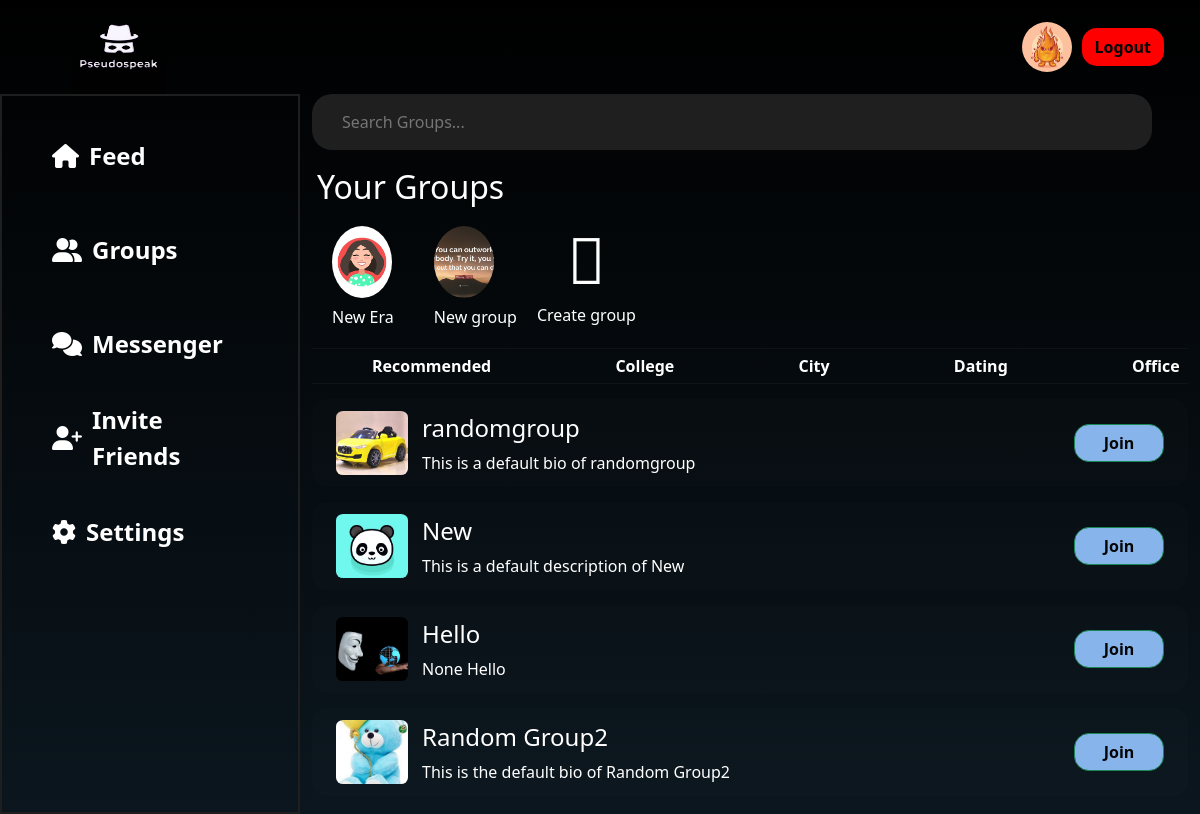
The page /room/recommended/ (signed in) on the database its author committed.
### main/models.py (models this page shows, shortened)
class Profile(models.Model):
    user=models.OneToOneField(User,null=True,on_delete=models.CASCADE)
    blocked_user=models.ManyToManyField(User,related_name="block_users",blank=True)
    profile_img=models.ImageField(null=True,blank=True,upload_to='images/')
    bio=models.CharField(null=True,max_length=51)
    follow=models.ManyToManyField(User,related_name='follow',blank=True)
    following=models.ManyToManyField(User,related_name='following',blank=True)

### room/models.py (models this page shows, shortened)
class Room(models.Model):
    users=models.ManyToManyField(User,related_name='joined_user')
    owner = models.ForeignKey(User, null=True, on_delete=models.CASCADE)
    description=models.TextField(default=None,blank=True,null=True)
    name=models.CharField(unique=True,max_length=255)
    slug=models.SlugField(unique=True)
    room_img=models.ImageField(null=True)
    category=models.ForeignKey(Category,null=True,on_delete=models.CASCADE)

class Category(models.Model):
    name=models.CharField(max_length=50)

### room/views.py (the view)
# urls.py: path("<str:name>/",views.rooms,name="rooms"),
@login_required
def rooms(request,name):
    user=request.user
    joinedRooms=Room.objects.filter(users=user)
    categories=Category.objects.all()
    if name=='recommended':
        followingUsers=user.profile.following.all()
        print(len(followingUsers))
        if followingUsers:
            rooms = Room.objects.exclude(users=user).filter(Q(users__in=followingUsers) | Q(users=None)).annotate(user_count=models.Count('users')).order_by('-user_count')
            if len(rooms)<5:
                rooms = Room.objects.exclude(users=request.user).annotate(user_count=models.Count('users')).order_by('-user_count')[:5]
        else:
            rooms = Room.objects.exclude(users=request.user).annotate(user_count=models.Count('users')).order_by('-user_count')[:5]
    else:
        category=Category.objects.get(name=name)
        print(category.name)
        rooms = Room.objects.filter(~Q(users=user) & Q(category=category))
        print(name)
    return render(request,"room/rooms.html",{'rooms':rooms,'joinedRooms':joinedRooms,'categories':categories})

### room/templates/room/rooms.html (shortened to what this page needs)
{% load static %}
<!DOCTYPE html>
<html lang="en">
  <head>
    <link
      href="https://cdn.jsdelivr.net/npm/bootstrap@5.3.1/dist/css/bootstrap.min.css"
      rel="stylesheet"
    />
    <link
      rel="stylesheet"
      href="https://site-assets.fontawesome.com/releases/v6.5.1/css/all.css"
    />
  </head>
  <body>
    <nav class="navbar navbar-expand bg-body-tertiary">
      <div class="container-fluid">
        <a class="navbar-brand ms-5 nav-logo" href="{% url 'index' %}"
          ><img src="/media/images/pseudospeakLogo.jpg" alt=""></a
        >
        <div class="collapse navbar-collapse" id="navbarSupportedContent">
          {% if user.is_authenticated %}
          <img
            id="profile_img_navbar"
            src="{{ user.profile.profile_img.url }}"
            alt=""
            style="
              width: 50px;
              height: 50px;
              border-radius: 50%;
              margin-right: 10px;
            "
          />
          <a href="{% url 'logout' %}" class="btn signbtn me-4">Logout</a>
          {% else %}
          <a href="{% url 'login_or_signup_view' %}" class="btn signbtn me-4"
            >Sign in</a
          >
          {% endif %}
        </div>
      </div>
    </nav>
    <div class="container-fluid">
      <div class="row content-1">
        <div class="col-3 content-1a res2 sidebar" id="sidebar">
          <ul>
            <li class="active">
              <i class="fa-solid fa-house"></i
              ><a href="{% url 'index' %}">Feed</a>
            </li>
            <li>
              <i class="fa-solid fa-user-group"></i
              ><a href="{% url 'rooms' name='recommended' %}">Groups</a>
            </li>
            <li>
              <i class="fa-solid fa-comments"></i
              ><a href="{% url 'messenger' %}">Messenger</a>
            </li>
            <li><i class="fa-solid fa-user-plus"></i>Invite Friends</li>
            <li>
              <i class="fa-solid fa-gear"></i
              ><a href="{% url 'settings' %}">Settings</a>
            </li>
          </ul>
        </div>
        <div class="col-9 group-con">
          <div class="search-container">
            <input
              id="data2"
              class="search-input-2"
              type="text"
              placeholder="Search Groups..."
            />
          </div>
          <div class="your-groups">
            <h2 class="Ygroup">Your Groups</h2>
            <div class="group-con2">
              {% for room in joinedRooms %}
              <div class="group-m">
                <div class="group-img">
                  <img
                    src="{{room.room_img.url}}"
                    alt=""
                    onclick="groupPage('{{room.slug}}')"
                  />
                </div>
                <div class="group-name">
                  <h6>{{room.name}}</h6>
                </div>
              </div>
              {% endfor %}
              <div class="add-group">
                <div class="create-logo">
                  <i class="fa-light fa-circle-plus fa-4x"></i>
                </div>
                <div class="group-name">
                  <h6>Create group</h6>
                </div>
              </div>
            </div>
          </div>
          <div class="group-recom">
            <ul>
              <li>
                <a href="{% url 'rooms' name='recommended' %}">Recommended</a>
              </li>
              {% for cat in categories %}
              <li>
                <a href="{% url 'rooms' name=cat.name %}">{{ cat.name }}</a>
              </li>
              {% endfor %}
            </ul>
          </div>
          <div id="grouplist">
            {% for room in rooms %}
            <div class="group-container-3">
              <div class="group-con-name">
                <div class="group-container-img">
                  <img src="{{room.room_img.url}}" alt="" />
                </div>
                <div class="group-container-name">
                  <h4>{{room.name}}</h4>
                  <p>{{room.description}} {{room.name}}</p>
                </div>
              </div>
              <div class="join-button">
                <a
                  href="#"
                  class="joinbtn btn btn-success"
                  data-message-id="{{room.pk}}"
                  data-bs-toggle="modal"
                  data-bs-target="#exampleModalCenter"
                  >Join</a
                >
              </div>
            </div>
            {% endfor %}
          </div>
        </div>
      </div>
    </div>
  </body>
</html>

### room/templates/room/rooms.html (style rules this page uses)
.search-input-2 { width: 70vw; border-radius: 20px; height: 7vh; flex-grow: 1; border: none; outline: none; font-size: 16px; background: #1f1f20; color: #ccc; padding-left: 30px; }
.content-1 { height: 90vh; }
.content-1a { border: 2px solid #1f1f20; height: 90vh; }
.content-1a ul li { list-style: none; margin: 30px 18px; font-size: x-large; font-weight: 600; border-radius: 30px; padding-left: 20px; padding-top: 5px; height: 8vh; background: none; }
.content-1a ul { list-style-type: none; padding: 0; }
.content-1a li { display: flex; align-items: center; color: white; background-color: transparent; padding: 10px 15px; cursor: pointer; transition: background-color 0.2s ease; }
.content-1a i.fa-solid { font-size: 24px; margin-right: 10px; }
.content-1a li a { color: white; text-decoration: none; }
.group-img { width: 5vw; height: 9vh; overflow: hidden; border-radius: 50%; }
.group-img img { width: 100%; height: 100%; object-fit: cover; }
.group-con2 { display: flex; margin: 10px 0; }
.group-m { margin: 2px 20px; text-align: center; }
.group-name { padding-top: 10px; }
.Ygroup { margin: 18px 5px; }
.group-recom { overflow-x: auto; white-space: nowrap; border-top: 1px solid hsla(0, 0%, 53%, 0.07); border-bottom: 1px solid hsla(0, 0%, 53%, 0.07); }
.group-recom ul { list-style-type: none; margin: 0; padding: 0; }
.group-recom li { display: inline-block; padding: 5px 60px; }
.group-recom a { text-decoration: none; color: white; font-weight: bold; font-size: 16px; }
.group-container-3 { display: flex; align-items: center; margin-top: 15px; border-radius: 15px; height: 11vh; background: hsla(0, 0%, 53%, 0.02); justify-content: space-between; padding: 0px 24px; }
.group-con-name { display: flex; align-items: center; }
.group-container-img { width: 6vw; height: 8vh; overflow: hidden; border-radius: 10%; }
.group-container-img img { width: 100%; height: 100%; object-fit: cover; }
.group-container-name { margin-left: 14px; }
.group-container-name h4 { margin-top: 20px; }
.joinbtn { background-color: #87b5eb; width: 90px; color: rgb(5, 5, 5); border-radius: 15px; font-family: "Segoe UI", Tahoma, Geneva, Verdana, sans-serif; font-weight: bold; }
body { background: linear-gradient(to bottom, #000000, #0b161e); color: white; overflow: hidden; }
.nav-logo { padding: 0; margin: -8px 90px; font-weight: bolder; font-family: serif; }
.nav-logo img { width: 50%; padding-left: 1vw; mix-blend-mode: hard-light; }
.navbar.bg-body-tertiary { background-color: transparent !important; color: white; }
.signbtn { background-color: red; color: rgb(5, 5, 5); border-radius: 15px; font-family: "Segoe UI", Tahoma, Geneva, Verdana, sans-serif; font-weight: bold; }
.create-logo { height: 9vh; display: flex; align-items: center; justify-content: center; }
.add-group { cursor: pointer; }

### rows shown on the page
Room: room_img (picture), name "New Era"
Room: room_img (picture), name "New group"
Category: name "College"
Category: name "City"
Category: name "Dating"
Category: name "Office"
Room: room_img (picture), name "randomgroup", description "This is a default bio of"
Room: room_img (picture), name "New", description "This is a default description of"
Room: room_img (picture), name "Hello", description "None"
Room: room_img (picture), name "Random Group2", description "This is the default bio of"
